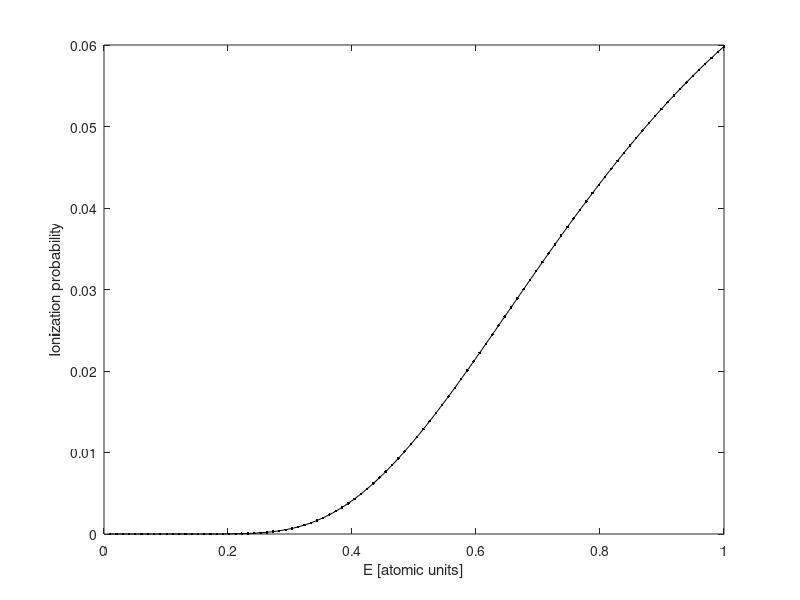

This figure's MATLAB source:
% Li 2s
Z=3; n_star=2-0.41;
% Na 5s
% Z=3; n_star=5-1.352;
% K 4s
% Z=19; n_star=4-2.23;
% Cs 6s
% Z=55; n_star=6-4.13;

fieldmax=1;
field=0:fieldmax/99:fieldmax;
w=1./field.^(2*n_star-3/2).*exp(-2/3*Z^3/n_star^4./field);
figure;plot(field,w,'k.-');
xlabel('E [atomic units]')
ylabel('Ionization probability')